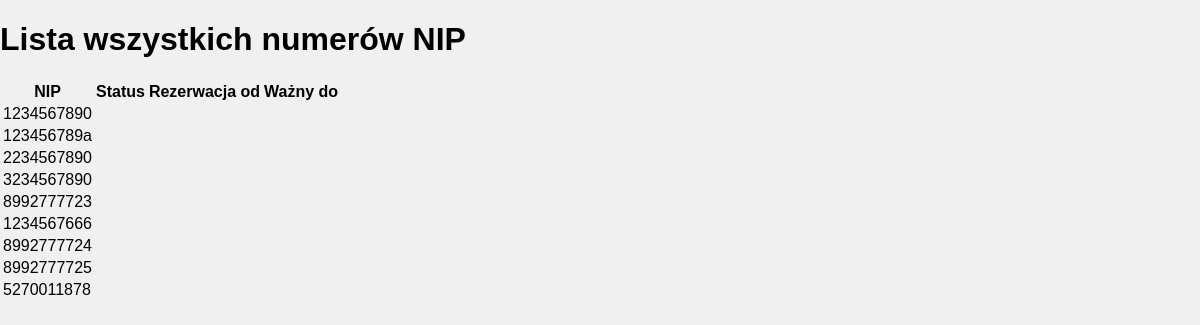
/admin-nip-list/ (signed in), run on the app's committed database.
### rezerwacja_nip_app/models.py (models this page shows, shortened)
class NIPRecord(models.Model):
    nip = models.IntegerField(
        validators=[
            MinValueValidator(1000000000, message="NIP must be a 10-digit number."),
            MaxValueValidator(9999999999, message="NIP must be a 10-digit number.")
        ],
        unique=True
    )
    nazwa = models.CharField(max_length=255)
    email_uzytkownika = models.EmailField(default="")
    numer_telefonu_klienta = models.CharField(max_length=9, blank=True, null=True)
    data_poczatkowa = models.DateTimeField(default=timezone.now)
    data_koncowa = models.DateTimeField()
    STATUS_CHOICES = (
        ('WOLNY', 'Wolny do rezerwacji'),
        ('ZABLOKOWANY', 'Zablokowany'),
        ('WYGASLO', 'Rezerwacja wygasła'),
    )
    status = models.CharField(max_length=11, choices=STATUS_CHOICES)

### rezerwacja_nip_app/views.py (the view)
# urls.py: path('admin-nip-list/', views.admin_nip_list, name='admin_nip_list'),
@admin_required
def admin_nip_list(request):
    all_nips = NIPRecord.objects.all()
    return render(request, 'admin_nip_list.html', {'all_nips': all_nips})

### templates/admin_nip_list.html (shortened to what this page needs)
<!doctype html>
<html lang="pl">
<head>
</head>
<body>
{% block content %}
    <h1>Lista wszystkich numerów NIP</h1>
    <table>
        <thead>
            <tr>
                <th>NIP</th>
                <th>Status</th>
                <th>Rezerwacja od</th>
                <th>Ważny do</th>
            </tr>
        </thead>
        <tbody>
            {% for nip in all_nips %}
                <tr>
                    <td>{{ nip.nip }}</td>
                    <td>{{ nip.current_status }}</td>
                    <td>{{ nip.reservation_date }}</td>
                    <td>{{ nip.expiration_date }}</td>
                </tr>
            {% endfor %}
        </tbody>
    </table>
{% endblock %}
</body>
</html>

### templates/admin_nip_list.html (style rules this page uses)
body { background-color: #f0f0f0; font-family: Arial, sans-serif; margin: 0; padding: 0; }

### data on the page
NIPRecord: nip "1234567890"
NIPRecord: nip "123456789a"
NIPRecord: nip "2234567890"
NIPRecord: nip "3234567890"
NIPRecord: nip "8992777723"
NIPRecord: nip "1234567666"
NIPRecord: nip "8992777724"
NIPRecord: nip "8992777725"
NIPRecord: nip "5270011878"
